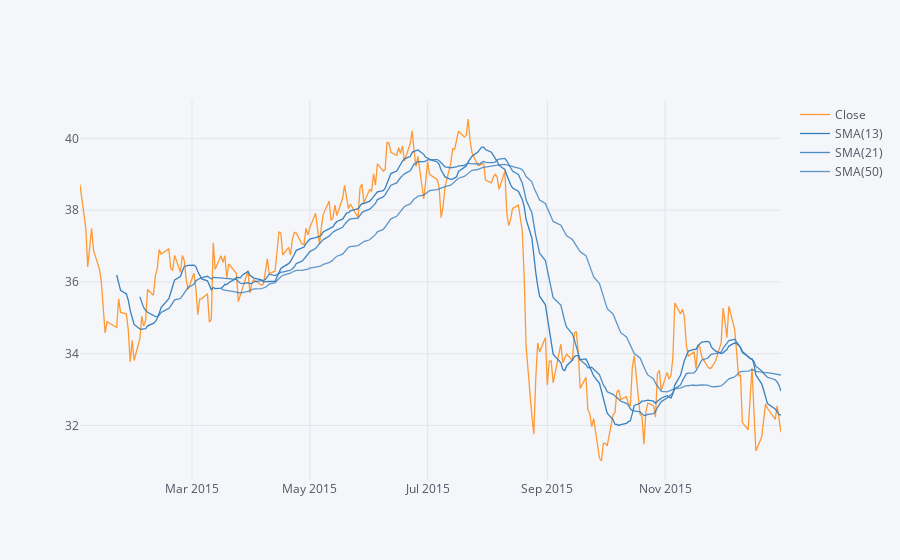

The code cell stored with this chart in its notebook:
### Markdown cell above
** Use .ta_plot(study='sma') to create a Simple Moving Averages plot of Morgan Stanley for the year 2015.**

### Code cell
MS['Close'].loc['2015-01-01':'2016-01-01'].ta_plot(study='sma',periods=[13,21,50],title='Simple Moving Averages')

### Figure 1 — Plotly figure (JSON) as saved in the notebook; plotly's stock layout.template omitted (floating-point values rounded to 4 significant figures; data arrays with more than 128 entries replaced by an {"elided": "..."} marker saying what was removed)
{"data": [{"line": {"color": "rgba(255, 153, 51, 1.0)", "dash": "solid", "shape": "linear", "width": 1.3}, "mode": "lines", "name": "Close", "text": "", "type": "scatter", "x": {"elided": "252 str values"}, "y": {"elided": "252 float values"}}, {"line": {"color": "rgba(55, 128, 191, 1.0)", "dash": "solid", "shape": "linear", "width": 1.3}, "mode": "lines", "name": "SMA(13)", "text": "", "type": "scatter", "x": {"elided": "252 str values"}, "y": {"elided": "252 mixed values"}}, {"line": {"color": "rgba(55, 128, 191, 0.8999999999999999)", "dash": "solid", "shape": "linear", "width": 1.3}, "mode": "lines", "name": "SMA(21)", "text": "", "type": "scatter", "x": {"elided": "252 str values"}, "y": {"elided": "252 mixed values"}}, {"line": {"color": "rgba(55, 128, 191, 0.7999999999999998)", "dash": "solid", "shape": "linear", "width": 1.3}, "mode": "lines", "name": "SMA(50)", "text": "", "type": "scatter", "x": {"elided": "252 str values"}, "y": {"elided": "252 mixed values"}}], "layout": {"legend": {"bgcolor": "#F5F6F9", "font": {"color": "#4D5663"}}, "paper_bgcolor": "#F5F6F9", "plot_bgcolor": "#F5F6F9", "title": {"font": {"color": "#4D5663"}}, "xaxis": {"gridcolor": "#E1E5ED", "showgrid": true, "tickfont": {"color": "#4D5663"}, "title": {"font": {"color": "#4D5663"}, "text": ""}, "zerolinecolor": "#E1E5ED"}, "yaxis": {"gridcolor": "#E1E5ED", "showgrid": true, "tickfont": {"color": "#4D5663"}, "title": {"font": {"color": "#4D5663"}, "text": ""}, "zerolinecolor": "#E1E5ED"}}}
